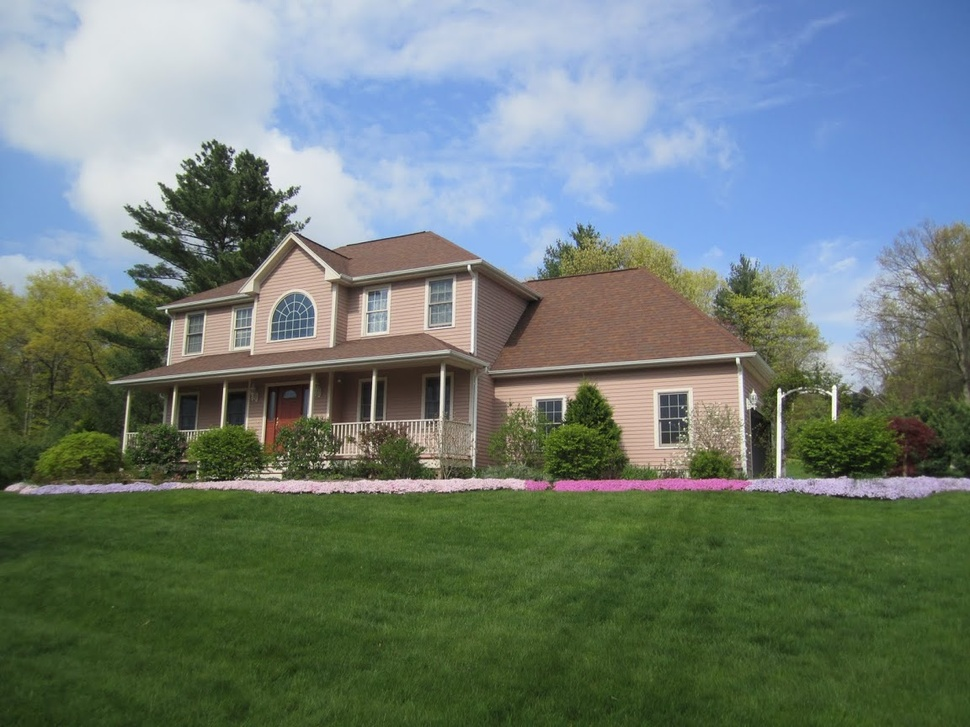
//> input picture examples/04_FeaturePointMatching/data/house1.jpg, 970 x 727 px, shrunk from 1152 x 864 before the run
$ ./featurePointMatching   (built with g++ and OpenCV 4)
//> lines starting //> are read from the running program, lines starting //| are printed output that depends on the picture
#include<iostream>
#include<opencv2/opencv.hpp>

using namespace std;
using namespace cv;

int main(int argc, char** argv) {
    //
    // read two images and compute the keypoints and descriptors
    //
    string imageFile1;
    string imageFile2;

    if(argc != 3) {
        cout << "Using default images" << endl;
        imageFile1 = "../data/house1.jpg";
        imageFile2 = "../data/house2.jpg";
        cout << "Read image 1: " << imageFile1  << endl;
        cout << "Read image 2: " << imageFile2 << endl;
    } else {
        imageFile1 = argv[1];
        imageFile2 = argv[2];
        cout << "Image 1: " << imageFile1  << endl;
        cout << "Image 2: " << imageFile2 << endl;
    }

    Mat image1 = imread(imageFile1, CV_LOAD_IMAGE_COLOR);
//> image1 is the input picture: 727 rows x 970 cols, CV_8UC3; mean B, G, R 116.9, 124.5, 109.5
    Mat image2 = imread(imageFile2, CV_LOAD_IMAGE_COLOR);
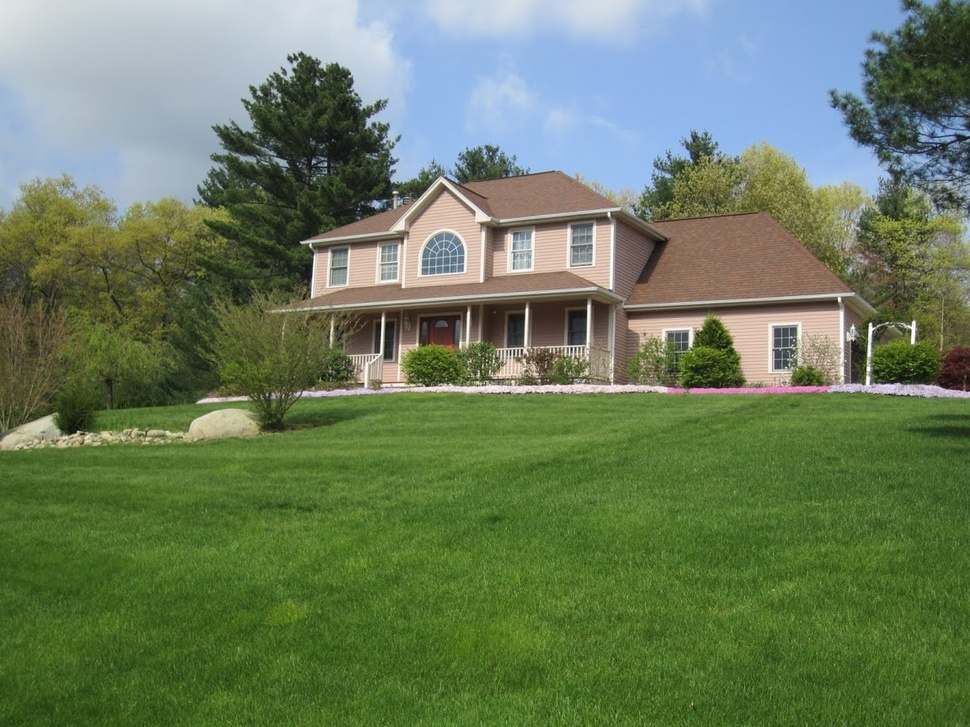
//> input picture examples/04_FeaturePointMatching/data/house2.jpg, 970 x 727 px, shrunk from 1152 x 864 before the run
//> image2 is the input picture: 727 rows x 970 cols, CV_8UC3; mean B, G, R 91.6, 124.1, 105.1

    // prepare ORB
    std::vector<KeyPoint> keypoints1, keypoints2;
    Mat descriptors1, descriptors2;
    Ptr<ORB> orb = ORB::create(
                            500,  // nfeatures
                            1.2f, // pyramid decimation ratio
                            8,    // pyramid levels
                            31,   // size of the border
                            0,    // not support currently
                            2,    // WTA_K
                            ORB::HARRIS_SCORE,
                            31,   // size of the pathch to determine the orientation
                            20    // 20%
                        );

    // fint keypoints and descriptors
    orb->detect(image1, keypoints1);
//> keypoints1 = 500 keypoints; strongest (x, y, size): (779, 389, 31), (779, 390, 37.2), (427, 422, 31), (828, 392, 37.2)
    orb->detect(image2, keypoints2);
//> keypoints2 = 500 keypoints; strongest (x, y, size): (870, 324, 31), (872, 329, 31), (379, 351, 31), (310, 245, 31)
    orb->compute(image1, keypoints1, descriptors1);
    orb->compute(image2, keypoints2, descriptors2);

    // // draw keypoints
    // Mat outImage1, outImage2;
    // drawKeypoints(image1, keypoints1, outImage1, Scalar::all(-1), DrawMatchesFlags::DEFAULT);
    // drawKeypoints(image2, keypoints2, outImage2, Scalar::all(-1), DrawMatchesFlags::DEFAULT);
    // imshow("Keypoints of the image1", outImage1);
    // imshow("Keypoints of the image2", outImage2);
    // waitKey(0);
    // destroyAllWindows();

    //
    // feature matching
    //

    // find the max and min distance
    vector<DMatch> matches;
    BFMatcher matcher(NORM_HAMMING); // WTA_K == 3 or 4, cv2.NORM_HAMMING2 should be used !!
    matcher.match(descriptors1, descriptors2, matches);
//> matches = 500 matches

    double min_dist = 10000.0;
    double max_dist = 0.0;

    for (int i=0; i<descriptors1.rows; i++) {
        double dist = matches[i].distance;
        if (dist < min_dist) min_dist = dist;
        if (dist > max_dist) max_dist = dist;
    }
//> this loop made 500 passes
//> (dist, min_dist, max_dist) on pass 1: (66, 66, 66)
//> (dist, min_dist) on passes 2, 5, 11, 40, 47, 60: (54, 54), (53, 53), (44, 44), (41, 41), (38, 38), (36, 36)
//> after the loop, min_dist = 11; max_dist = 95
    printf("== Max dist: %f ==\n", max_dist);
//| == Max dist: 95.000000 ==
    printf("== Min dist: %f ==\n", min_dist);
//| == Min dist: 11.000000 ==

    std::vector<DMatch> goodMatches;
    for (int i=0; i<descriptors1.rows; i++) {
        // set the threshold to 2*min_dist
        // set the threshold to 30 if min_dist is too small
        if (matches[i].distance <= max(2*min_dist, 30.0)) {
            goodMatches.push_back(matches[i]);
        }
    }

    //
    // display the result
    //
    Mat imageAllMatches;
    Mat imageGoodMatches;
    drawMatches(image1, keypoints1, image2, keypoints2, matches, imageAllMatches);
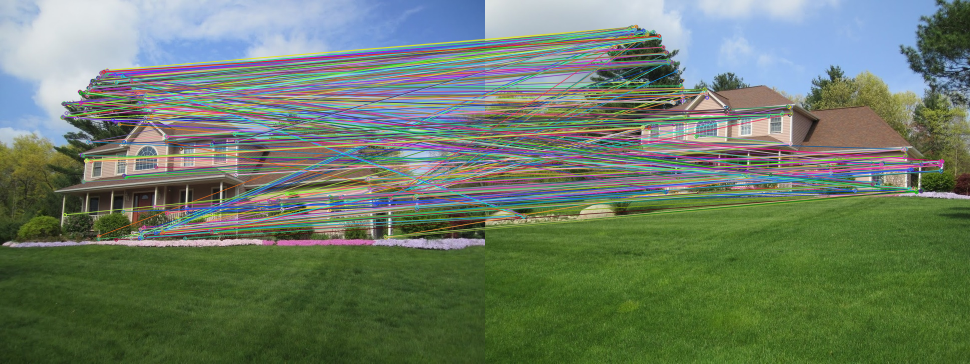
//> imageAllMatches: 727 rows x 1940 cols, CV_8UC3 (shown at 1/2 size); mean B, G, R 103.2, 123.8, 107.9
    drawMatches(image1, keypoints1, image2, keypoints2, goodMatches, imageGoodMatches);
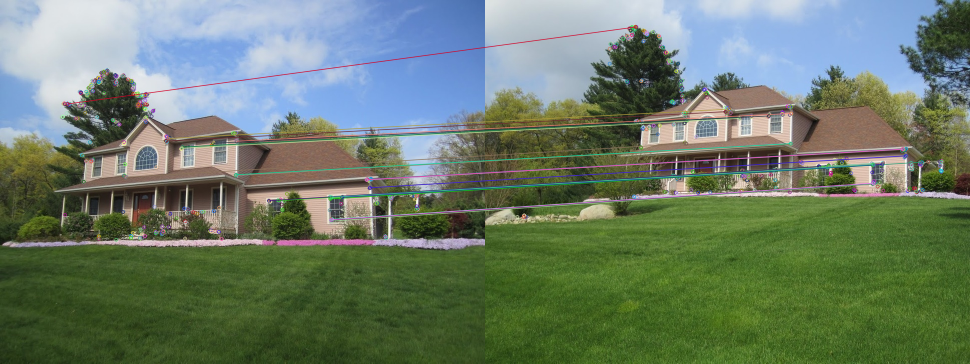
//> imageGoodMatches: 727 rows x 1940 cols, CV_8UC3 (shown at 1/2 size); mean B, G, R 104.7, 124.2, 107.2
    imshow("All matching keypoints", imageAllMatches);
    imshow("Good matching keypoints", imageGoodMatches);
    waitKey(0);
    destroyAllWindows();

    return 0;
}
